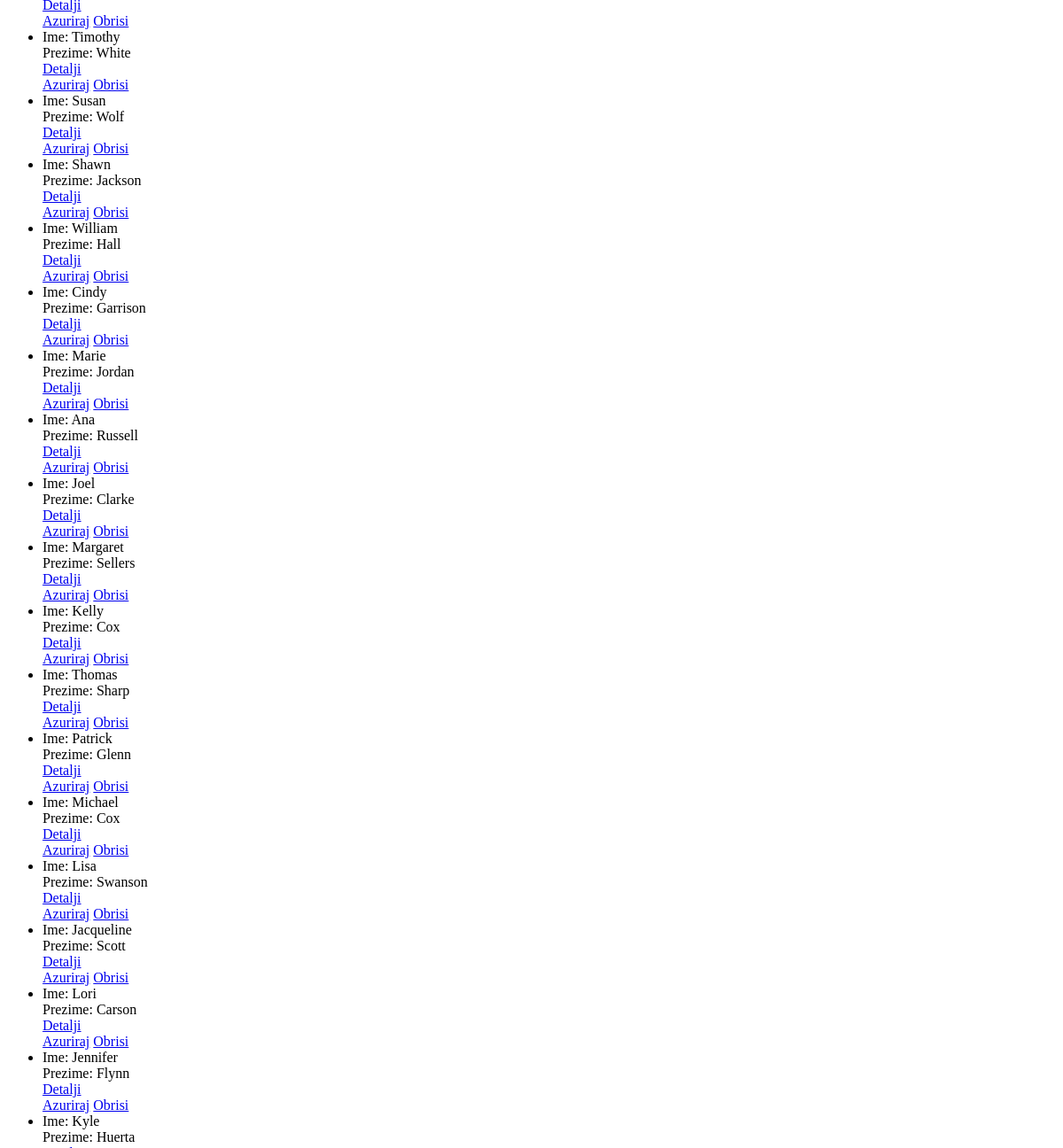
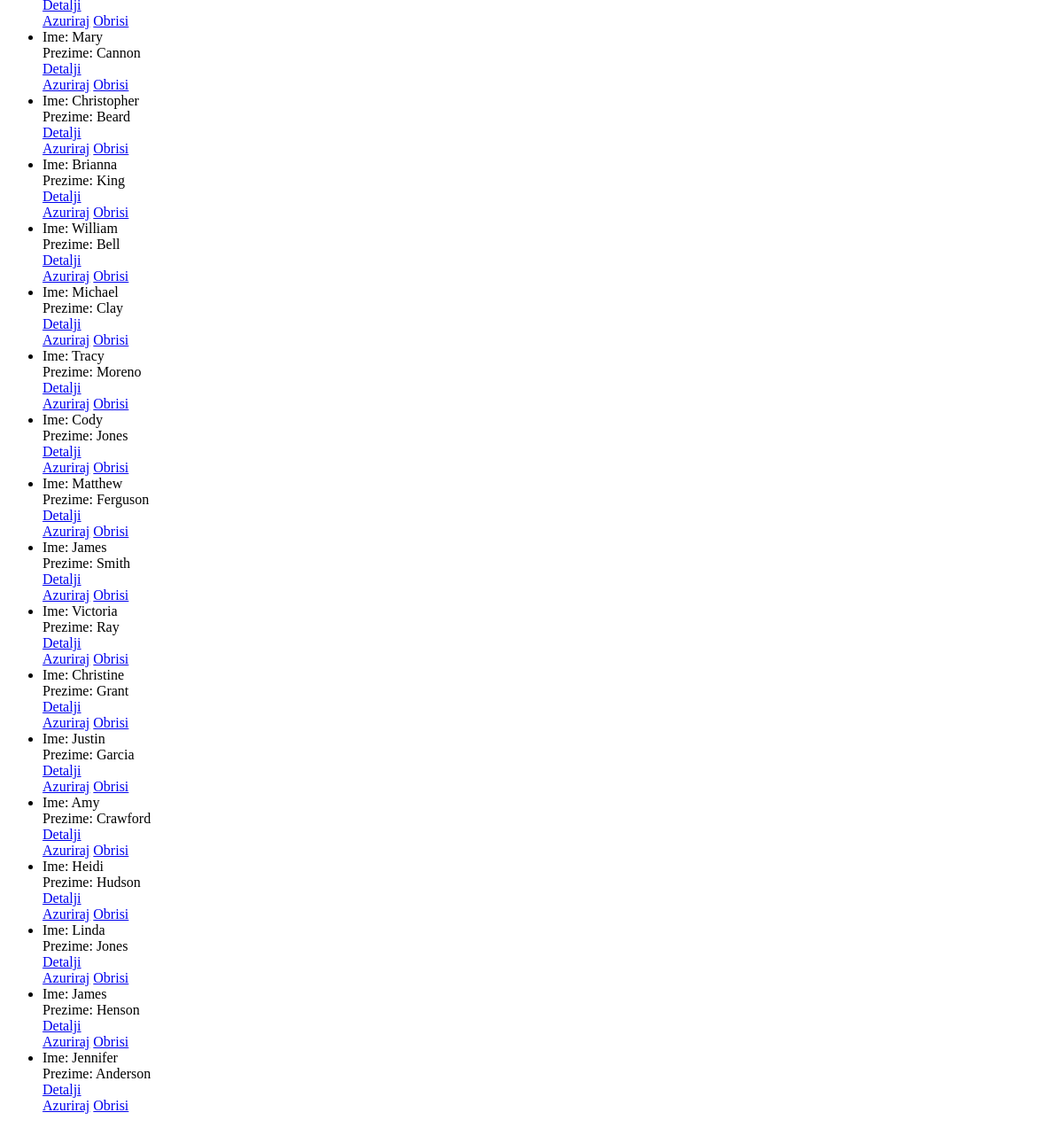
The page /polaznik/ (lower part) on the database as committed earlier (2 pictures, top to bottom).
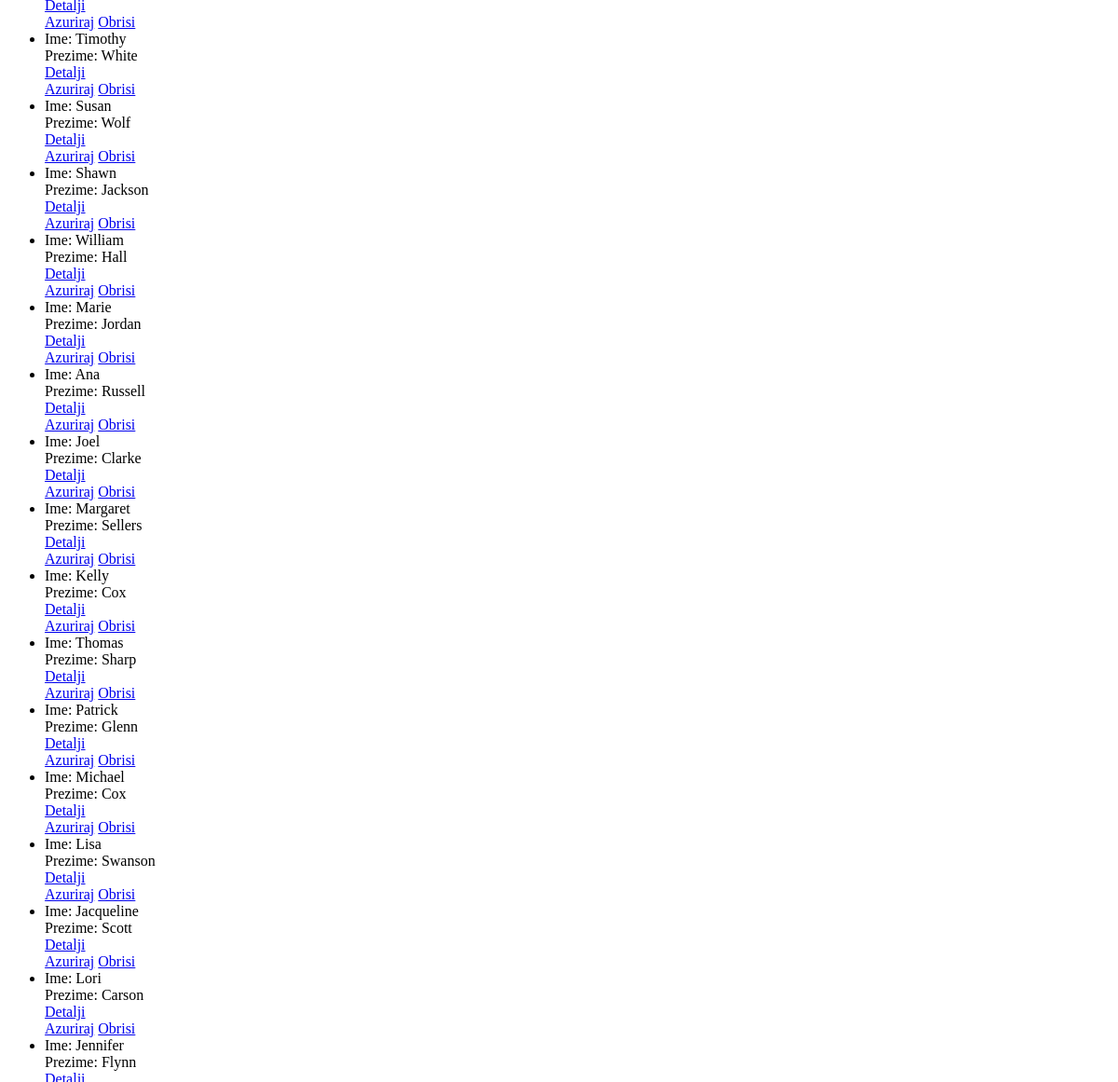
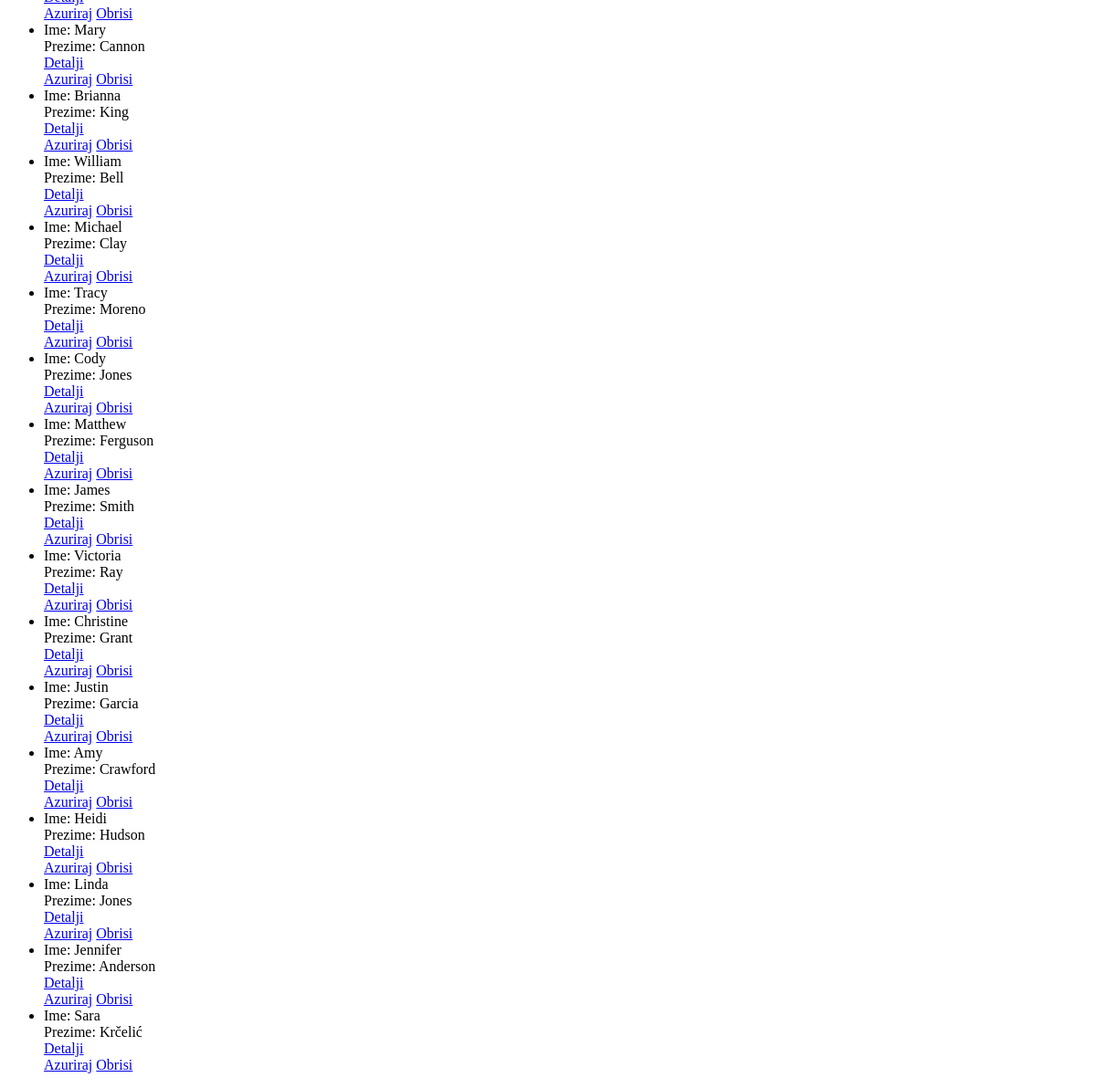
The same page on the database as committed later (2 pictures, top to bottom).
### main/models.py (models this page shows, shortened)
class Polaznik(models.Model):
    polaznik_ime = models.CharField(max_length=25)
    polaznik_prezime = models.CharField(max_length=50)
    polaznik_oib = models.CharField(max_length=10)
    polaznik_tecaj = models.ManyToManyField(Tecaj)
    polaznik_boraviste = models.ForeignKey(Boraviste, default=1, on_delete=models.CASCADE)

### main/views.py (the view)
# urls.py: path('polaznik/', PolaznikList.as_view(), name='polaznik_list'),
class PolaznikList(ListView):
    model = Polaznik
    template_name = 'polaznik_list.html'
    def get_queryset(self):
        queryset = super().get_queryset()
        query = self.request.GET.get('q')
        if query:
            queryset = queryset.filter(polaznik_ime__icontains=query)
        return queryset

### main/templates/main/polaznik_list.html (shortened to what this page needs)
<!DOCTYPE html>
<html lang="en">
<head>
</head>
<body>
    {% block content %}
    <form method="GET" action="">
        <br>
        <br>
    <ul>
        {% for polaznik in object_list %}
            <li>
                Ime: {{ polaznik.polaznik_ime }}<br>
                Prezime: {{ polaznik.polaznik_prezime }}<br>
                <a href="{% url 'main:polaznik_detail' polaznik.id %}">
                    Detalji </a>
            </li>
            <a href="{% url 'main:updatepol' polaznik.pk %}">Azuriraj</a>
            <a href="{% url 'main:deletepol' polaznik.pk %}">Obrisi</a>
        {% endfor %}
    </ul>
    {% endblock %}
</body>
</html>

Rows that differ between the two databases and show on the page:
removed Polaznik: polaznik_ime "Cindy", polaznik_prezime "Garrison"
removed Polaznik: polaznik_ime "Kyle", polaznik_prezime "Huerta"
removed Polaznik: polaznik_ime "Christopher", polaznik_prezime "Beard"
removed Polaznik: polaznik_ime "James", polaznik_prezime "Henson"
added Polaznik: polaznik_ime "Sara", polaznik_prezime "Krčelić"
